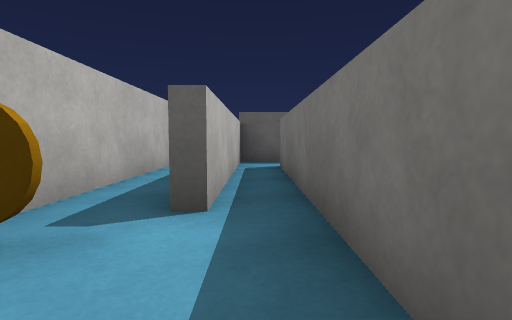
view 1 (above)

14 first-person views from a walk through a 3-D level made in the Unity game engine. The camera is 0.31 m above the floor, tilts 4° down and sees 80° across. The floor is counted in squares, 0.5 m on a side. Each view is taken from the middle of a square. On the plan, view 1 faces up. The plan holds only what a view shows up to about 9 squares ahead; the rest is blank. Surface patterns are stand-ins for the level's own textures.

view 2
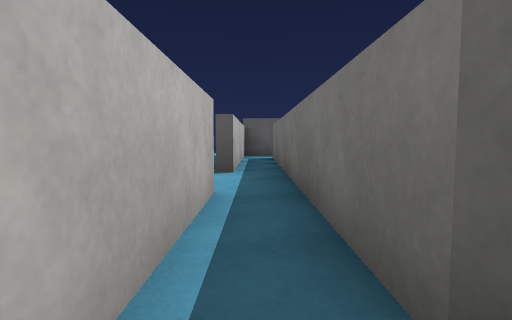

view 3
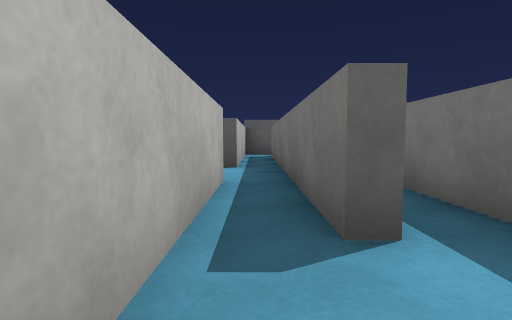

view 4
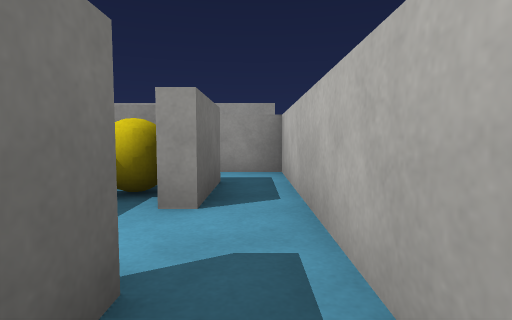

view 5
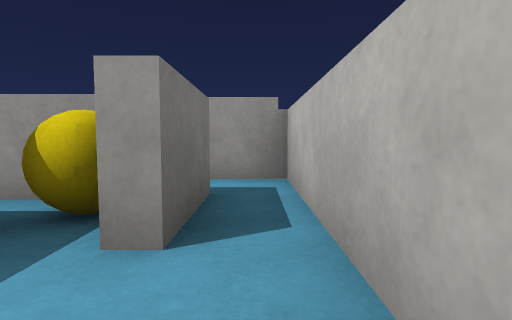

view 6
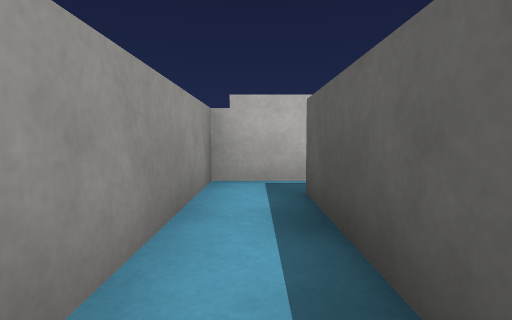

view 7
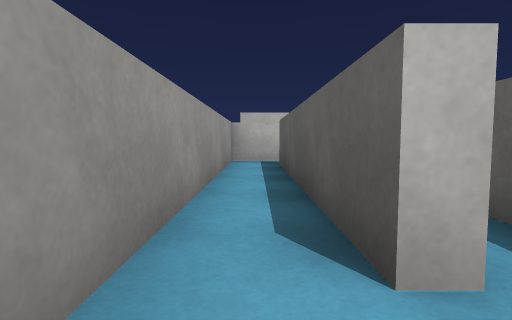

view 8
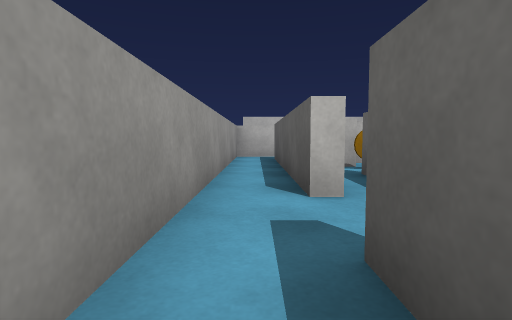

view 9
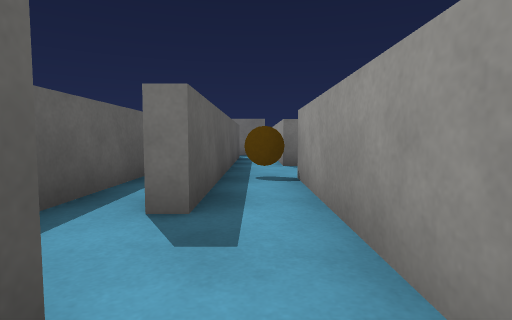

view 10
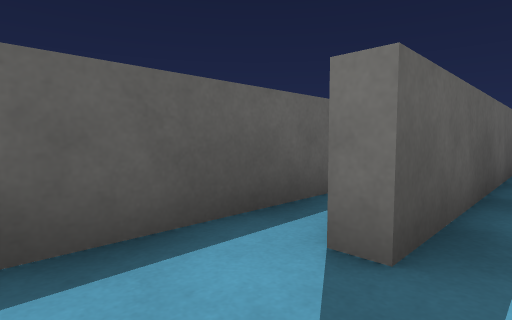

view 11
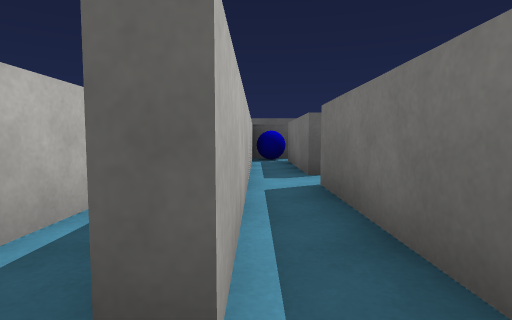

view 12
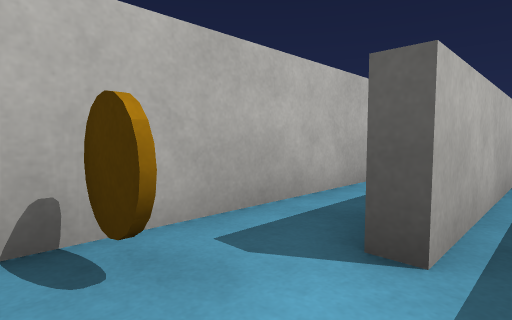

view 13
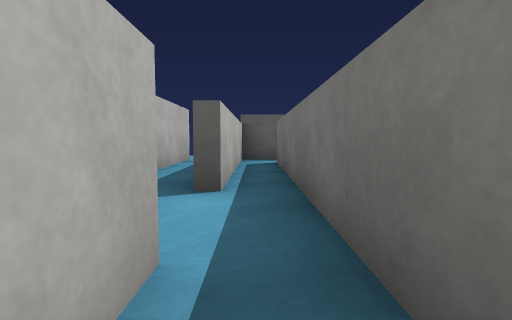

view 14
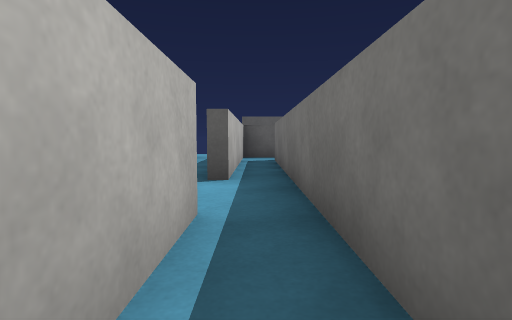

### Floor plan
Points are (right, up) in squares from view 1. A wall is a line through its corners. A room is listed if a view was taken in it or the views show most of it. See-through windows are left out.
Room 1 (views 1, 2, 3, 4, 5, 11, 13, 14)
walls: (0.9, -2.2) (0.5, -2.2) (0.5, 0.5); (1.9, -2) (1.9, 1.1); (-0.5, 0.5) (-0.5, -4.5); (1.2, -5.1) (2.6, -5.1)
ways out: opening at (0, -5) to room 2; opening at (0, 1) to room 4
objects: yellow ball (1, -4)
Room 2 (views 6, 9, 10)
walls: (-0.5, -4.5) (-0.5, -6.7) (7.4, -6.7); (6.8, -5.4) (0.5, -5.4) (0.5, -4.4); (7.6, -4.1) (4.6, -4.1)
ways out: opening at (0, -5) to room 1; opening at (7, -6) to room 3
Room 3 (views 7, 8)
walls: (7.4, -6.7) (10.9, -6.7); (6.8, -5) (6.8, -5.4); (11.4, -5.4) (8.5, -5.4) (8.5, -5); (11.1, -4.1) (7.6, -4.1)
ways out: opening at (7, -6) to room 2; opening at (11, -6)
objects: coin (11, -6)
Room 4 (view 12)
walls: (1.9, 2.1) (1.9, 5.4); (-0.5, 5.4) (-0.5, 2.5); (0.5, 0.5) (0.5, 5.5); (-2, 8) (-2, 1.1)
ways out: opening at (0, 1) to room 1; opening at (0, 5)
objects: coin (-1, 2)

Positions as (right, up) in squares from view 1, and headings:
1: (0, 0), facing up
2: (0, -3), facing up
3: (0, -4), facing up
4: (0, -1), facing down
5: (0, -2), facing down
6: (4, -6), facing left
7: (8, -6), facing left
8: (10, -6), facing left
9: (6, -6), facing right
10: (7, -6), facing up-right
11: (1, -3), facing up
12: (0, 1), facing up-left
13: (0, -1), facing up
14: (0, -2), facing up
